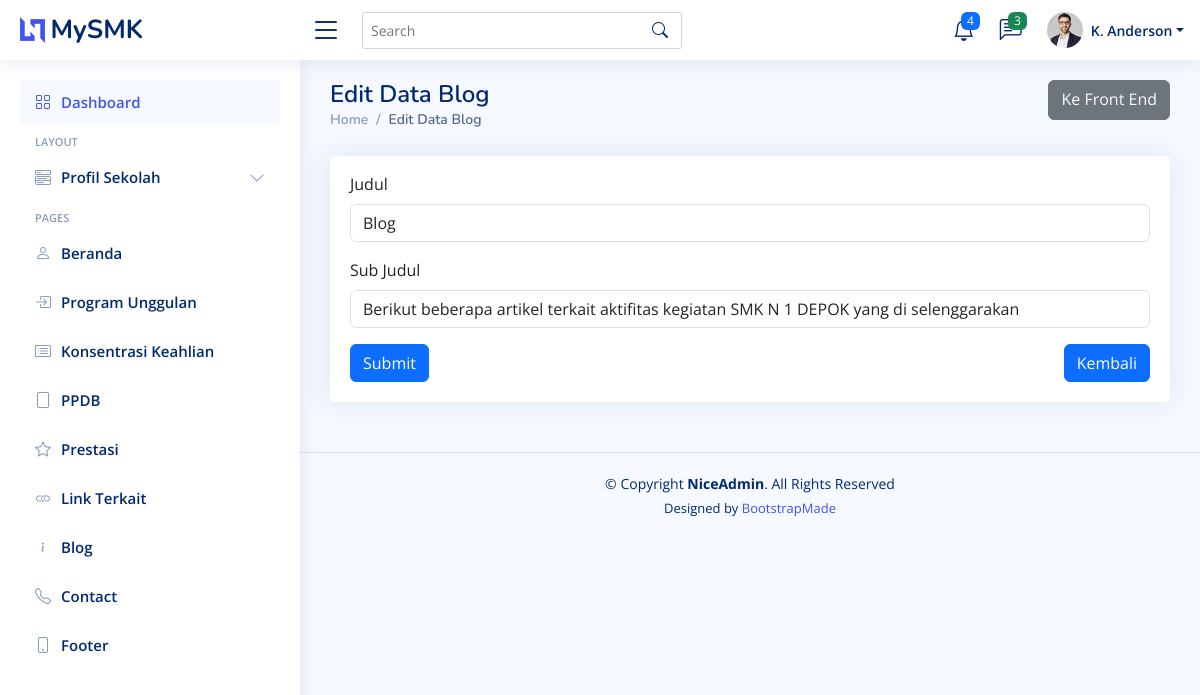
/backend/pages/blog/edit_title.php, run on the app's committed database.
### tables this page shows
CREATE TABLE `tb_blog_title` (
  `id` int(11) NOT NULL,
  `judul` text NOT NULL,
  `sub_judul` text NOT NULL
);

### backend/actions/blog/show_title.php (called while the page is built, shortened)
<?php
$query = "SELECT * FROM `tb_blog_title` LIMIT 1";
$result = $connect->query($query);
$blog_title = $result->fetch_object();

### backend/pages/blog/edit_title.php (the view, shortened to what this page needs)
<?php include "../../components/head.php" ?>
<body>
    <?php include "../../components/header.php" ?>
    <?php include "../../components/sidebar.php" ?>
    <?php include "../../components/breadcrumb.php" ?>
    <div class="row">
        <div class="col-12">
            <div class="card">
                <div class="card-body mt-3">
                    <?php include "../../actions/blog/show_title.php" ?>
                    <form action="../../actions/blog/update_title.php" method="post">
                        <div class="mb-3">
                            <label for="judul" class="form-label">Judul</label>
                            <input
                                type="text"
                                class="form-control"
                                name="judul"
                                id="judul"
                                placeholder="Masukan Judul Company"
                                value="<?= $blog_title->judul ?>" />
                        </div>
                        <div class="mb-3">
                            <label for="sub_judul" class="form-label">Sub Judul</label>
                            <input
                                type="text"
                                class="form-control"
                                name="sub_judul"
                                id="sub_judul"
                                placeholder="Masukan Sub_judul Company"
                                value="<?= $blog_title->sub_judul ?>" />
                        </div>
                        <div class="d-flex">
                        <button
                            type="submit"
                            class="btn btn-primary"
                            name="tombol"
                            value="ubah"
                        >
                            Submit
                        </button>
                        <a href="../blog" class="btn btn-primary ms-auto">Kembali</a>
                        </div>
                    </form>
                </div>
            </div>
        </div>
        <?php include "../../components/footer.php" ?>
</body>
<?php include "../../components/end.php" ?>

### backend/templates/assets/css/style.css (style rules this page uses)
:root { scroll-behavior: smooth; }
body { font-family: "Open Sans", sans-serif; background: #f6f9ff; color: #444444; }
a { color: #4154f1; text-decoration: none; }
.card { margin-bottom: 30px; border: none; border-radius: 5px; box-shadow: 0px 0 30px rgba(1, 41, 112, 0.1); }
.card-body { padding: 0 20px 20px 20px; }

### data on the page
tb_blog_title: judul "Blog", sub_judul "Berikut beberapa artikel terkait aktifitas kegiatan SMK N 1 DEPOK yang di selenggarakan"

### other printed values
$title "Edit Data Blog"
